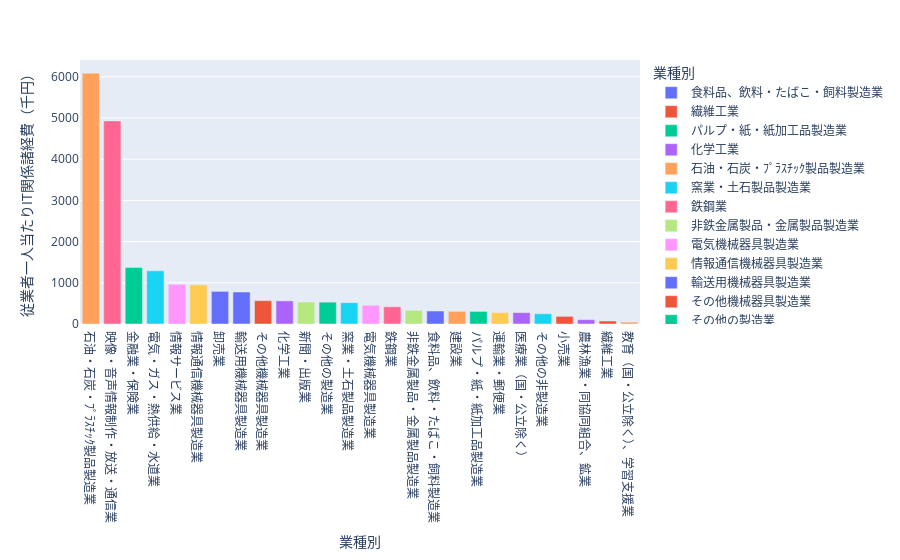

The notebook cell saved with this chart:
### Markdown cell above
## 産業における従業者一人当たりIT関係諸経費

### Code cell
#可視化必要データへ整形
df_v4_1tbl_melt_invst_perone = df_v4_1tbl_melt[df_v4_1tbl_melt['groupe']=='従業者一人当たりIT関係諸経費（千円）']

fig = px.bar(df_v4_1tbl_melt_invst_perone, x='業種別',y ='value',color='業種別')
## 産業におけるIt関係諸経費
#軸の設定等 何故かエラー？？？
# fig.update_layout(width=900,height=500,margin=dict(l=50,r=50,b=40,t=60),
#                   yaxis=dict(range=[0,200]),xaxis=dict(dtick=1, autorange=True))

fig.update_yaxes(title_text="従業者一人当たりIT関係諸経費（千円）")

#データを並び替え
fig.update_layout(xaxis={'categoryorder':'total descending'})

#グラフの表示
fig.show()

### Figure 1 — Plotly figure (JSON) as saved in the notebook; plotly's stock layout.template omitted (floating-point values rounded to 4 significant figures)
{"data": [{"alignmentgroup": "True", "hovertemplate": "業種別=%{x}<br>value=%{y}<extra></extra>", "legendgroup": "食料品、飲料・たばこ・飼料製造業", "marker": {"color": "#636efa", "pattern": {"shape": ""}}, "name": "食料品、飲料・たばこ・飼料製造業", "offsetgroup": "食料品、飲料・たばこ・飼料製造業", "orientation": "v", "showlegend": true, "textposition": "auto", "type": "bar", "x": ["食料品、飲料・たばこ・飼料製造業"], "xaxis": "x", "y": [315.2], "yaxis": "y"}, {"alignmentgroup": "True", "hovertemplate": "業種別=%{x}<br>value=%{y}<extra></extra>", "legendgroup": "繊維工業", "marker": {"color": "#EF553B", "pattern": {"shape": ""}}, "name": "繊維工業", "offsetgroup": "繊維工業", "orientation": "v", "showlegend": true, "textposition": "auto", "type": "bar", "x": ["繊維工業"], "xaxis": "x", "y": [73.59], "yaxis": "y"}, {"alignmentgroup": "True", "hovertemplate": "業種別=%{x}<br>value=%{y}<extra></extra>", "legendgroup": "パルプ・紙・紙加工品製造業", "marker": {"color": "#00cc96", "pattern": {"shape": ""}}, "name": "パルプ・紙・紙加工品製造業", "offsetgroup": "パルプ・紙・紙加工品製造業", "orientation": "v", "showlegend": true, "textposition": "auto", "type": "bar", "x": ["パルプ・紙・紙加工品製造業"], "xaxis": "x", "y": [305.7], "yaxis": "y"}, {"alignmentgroup": "True", "hovertemplate": "業種別=%{x}<br>value=%{y}<extra></extra>", "legendgroup": "化学工業", "marker": {"color": "#ab63fa", "pattern": {"shape": ""}}, "name": "化学工業", "offsetgroup": "化学工業", "orientation": "v", "showlegend": true, "textposition": "auto", "type": "bar", "x": ["化学工業"], "xaxis": "x", "y": [561.3], "yaxis": "y"}, {"alignmentgroup": "True", "hovertemplate": "業種別=%{x}<br>value=%{y}<extra></extra>", "legendgroup": "石油・石炭・ﾌﾟﾗｽﾁｯｸ製品製造業", "marker": {"color": "#FFA15A", "pattern": {"shape": ""}}, "name": "石油・石炭・ﾌﾟﾗｽﾁｯｸ製品製造業", "offsetgroup": "石油・石炭・ﾌﾟﾗｽﾁｯｸ製品製造業", "orientation": "v", "showlegend": true, "textposition": "auto", "type": "bar", "x": ["石油・石炭・ﾌﾟﾗｽﾁｯｸ製品製造業"], "xaxis": "x", "y": [6088.0], "yaxis": "y"}, {"alignmentgroup": "True", "hovertemplate": "業種別=%{x}<br>value=%{y}<extra></extra>", "legendgroup": "窯業・土石製品製造業", "marker": {"color": "#19d3f3", "pattern": {"shape": ""}}, "name": "窯業・土石製品製造業", "offsetgroup": "窯業・土石製品製造業", "orientation": "v", "showlegend": true, "textposition": "auto", "type": "bar", "x": ["窯業・土石製品製造業"], "xaxis": "x", "y": [517.6], "yaxis": "y"}, {"alignmentgroup": "True", "hovertemplate": "業種別=%{x}<br>value=%{y}<extra></extra>", "legendgroup": "鉄鋼業", "marker": {"color": "#FF6692", "pattern": {"shape": ""}}, "name": "鉄鋼業", "offsetgroup": "鉄鋼業", "orientation": "v", "showlegend": true, "textposition": "auto", "type": "bar", "x": ["鉄鋼業"], "xaxis": "x", "y": [418.0], "yaxis": "y"}, {"alignmentgroup": "True", "hovertemplate": "業種別=%{x}<br>value=%{y}<extra></extra>", "legendgroup": "非鉄金属製品・金属製品製造業", "marker": {"color": "#B6E880", "pattern": {"shape": ""}}, "name": "非鉄金属製品・金属製品製造業", "offsetgroup": "非鉄金属製品・金属製品製造業", "orientation": "v", "showlegend": true, "textposition": "auto", "type": "bar", "x": ["非鉄金属製品・金属製品製造業"], "xaxis": "x", "y": [331.8], "yaxis": "y"}, {"alignmentgroup": "True", "hovertemplate": "業種別=%{x}<br>value=%{y}<extra></extra>", "legendgroup": "電気機械器具製造業", "marker": {"color": "#FF97FF", "pattern": {"shape": ""}}, "name": "電気機械器具製造業", "offsetgroup": "電気機械器具製造業", "orientation": "v", "showlegend": true, "textposition": "auto", "type": "bar", "x": ["電気機械器具製造業"], "xaxis": "x", "y": [454.3], "yaxis": "y"}, {"alignmentgroup": "True", "hovertemplate": "業種別=%{x}<br>value=%{y}<extra></extra>", "legendgroup": "情報通信機械器具製造業", "marker": {"color": "#FECB52", "pattern": {"shape": ""}}, "name": "情報通信機械器具製造業", "offsetgroup": "情報通信機械器具製造業", "orientation": "v", "showlegend": true, "textposition": "auto", "type": "bar", "x": ["情報通信機械器具製造業"], "xaxis": "x", "y": [950.5], "yaxis": "y"}, {"alignmentgroup": "True", "hovertemplate": "業種別=%{x}<br>value=%{y}<extra></extra>", "legendgroup": "輸送用機械器具製造業", "marker": {"color": "#636efa", "pattern": {"shape": ""}}, "name": "輸送用機械器具製造業", "offsetgroup": "輸送用機械器具製造業", "orientation": "v", "showlegend": true, "textposition": "auto", "type": "bar", "x": ["輸送用機械器具製造業"], "xaxis": "x", "y": [776.2], "yaxis": "y"}, {"alignmentgroup": "True", "hovertemplate": "業種別=%{x}<br>value=%{y}<extra></extra>", "legendgroup": "その他機械器具製造業", "marker": {"color": "#EF553B", "pattern": {"shape": ""}}, "name": "その他機械器具製造業", "offsetgroup": "その他機械器具製造業", "orientation": "v", "showlegend": true, "textposition": "auto", "type": "bar", "x": ["その他機械器具製造業"], "xaxis": "x", "y": [566.9], "yaxis": "y"}, {"alignmentgroup": "True", "hovertemplate": "業種別=%{x}<br>value=%{y}<extra></extra>", "legendgroup": "その他の製造業", "marker": {"color": "#00cc96", "pattern": {"shape": ""}}, "name": "その他の製造業", "offsetgroup": "その他の製造業", "orientation": "v", "showlegend": true, "textposition": "auto", "type": "bar", "x": ["その他の製造業"], "xaxis": "x", "y": [530.3], "yaxis": "y"}, {"alignmentgroup": "True", "hovertemplate": "業種別=%{x}<br>value=%{y}<extra></extra>", "legendgroup": "農林漁業・同協同組合、鉱業", "marker": {"color": "#ab63fa", "pattern": {"shape": ""}}, "name": "農林漁業・同協同組合、鉱業", "offsetgroup": "農林漁業・同協同組合、鉱業", "orientation": "v", "showlegend": true, "textposition": "auto", "type": "bar", "x": ["農林漁業・同協同組合、鉱業"], "xaxis": "x", "y": [105.0], "yaxis": "y"}, {"alignmentgroup": "True", "hovertemplate": "業種別=%{x}<br>value=%{y}<extra></extra>", "legendgroup": "建設業", "marker": {"color": "#FFA15A", "pattern": {"shape": ""}}, "name": "建設業", "offsetgroup": "建設業", "orientation": "v", "showlegend": true, "textposition": "auto", "type": "bar", "x": ["建設業"], "xaxis": "x", "y": [306.1], "yaxis": "y"}, {"alignmentgroup": "True", "hovertemplate": "業種別=%{x}<br>value=%{y}<extra></extra>", "legendgroup": "電気・ガス・熱供給・水道業", "marker": {"color": "#19d3f3", "pattern": {"shape": ""}}, "name": "電気・ガス・熱供給・水道業", "offsetgroup": "電気・ガス・熱供給・水道業", "orientation": "v", "showlegend": true, "textposition": "auto", "type": "bar", "x": ["電気・ガス・熱供給・水道業"], "xaxis": "x", "y": [1291.0], "yaxis": "y"}, {"alignmentgroup": "True", "hovertemplate": "業種別=%{x}<br>value=%{y}<extra></extra>", "legendgroup": "映像・音声情報制作・放送・通信業", "marker": {"color": "#FF6692", "pattern": {"shape": ""}}, "name": "映像・音声情報制作・放送・通信業", "offsetgroup": "映像・音声情報制作・放送・通信業", "orientation": "v", "showlegend": true, "textposition": "auto", "type": "bar", "x": ["映像・音声情報制作・放送・通信業"], "xaxis": "x", "y": [4930.0], "yaxis": "y"}, {"alignmentgroup": "True", "hovertemplate": "業種別=%{x}<br>value=%{y}<extra></extra>", "legendgroup": "新聞・出版業", "marker": {"color": "#B6E880", "pattern": {"shape": ""}}, "name": "新聞・出版業", "offsetgroup": "新聞・出版業", "orientation": "v", "showlegend": true, "textposition": "auto", "type": "bar", "x": ["新聞・出版業"], "xaxis": "x", "y": [534.0], "yaxis": "y"}, {"alignmentgroup": "True", "hovertemplate": "業種別=%{x}<br>value=%{y}<extra></extra>", "legendgroup": "情報サービス業", "marker": {"color": "#FF97FF", "pattern": {"shape": ""}}, "name": "情報サービス業", "offsetgroup": "情報サービス業", "orientation": "v", "showlegend": true, "textposition": "auto", "type": "bar", "x": ["情報サービス業"], "xaxis": "x", "y": [963.9], "yaxis": "y"}, {"alignmentgroup": "True", "hovertemplate": "業種別=%{x}<br>value=%{y}<extra></extra>", "legendgroup": "運輸業・郵便業", "marker": {"color": "#FECB52", "pattern": {"shape": ""}}, "name": "運輸業・郵便業", "offsetgroup": "運輸業・郵便業", "orientation": "v", "showlegend": true, "textposition": "auto", "type": "bar", "x": ["運輸業・郵便業"], "xaxis": "x", "y": [278.3], "yaxis": "y"}, {"alignmentgroup": "True", "hovertemplate": "業種別=%{x}<br>value=%{y}<extra></extra>", "legendgroup": "卸売業", "marker": {"color": "#636efa", "pattern": {"shape": ""}}, "name": "卸売業", "offsetgroup": "卸売業", "orientation": "v", "showlegend": true, "textposition": "auto", "type": "bar", "x": ["卸売業"], "xaxis": "x", "y": [791.9], "yaxis": "y"}, {"alignmentgroup": "True", "hovertemplate": "業種別=%{x}<br>value=%{y}<extra></extra>", "legendgroup": "小売業", "marker": {"color": "#EF553B", "pattern": {"shape": ""}}, "name": "小売業", "offsetgroup": "小売業", "orientation": "v", "showlegend": true, "textposition": "auto", "type": "bar", "x": ["小売業"], "xaxis": "x", "y": [185.0], "yaxis": "y"}, {"alignmentgroup": "True", "hovertemplate": "業種別=%{x}<br>value=%{y}<extra></extra>", "legendgroup": "金融業・保険業", "marker": {"color": "#00cc96", "pattern": {"shape": ""}}, "name": "金融業・保険業", "offsetgroup": "金融業・保険業", "orientation": "v", "showlegend": true, "textposition": "auto", "type": "bar", "x": ["金融業・保険業"], "xaxis": "x", "y": [1372.0], "yaxis": "y"}, {"alignmentgroup": "True", "hovertemplate": "業種別=%{x}<br>value=%{y}<extra></extra>", "legendgroup": "医療業（国・公立除く）", "marker": {"color": "#ab63fa", "pattern": {"shape": ""}}, "name": "医療業（国・公立除く）", "offsetgroup": "医療業（国・公立除く）", "orientation": "v", "showlegend": true, "textposition": "auto", "type": "bar", "x": ["医療業（国・公立除く）"], "xaxis": "x", "y": [276.1], "yaxis": "y"}, {"alignmentgroup": "True", "hovertemplate": "業種別=%{x}<br>value=%{y}<extra></extra>", "legendgroup": "教育（国・公立除く）、学習支援業", "marker": {"color": "#FFA15A", "pattern": {"shape": ""}}, "name": "教育（国・公立除く）、学習支援業", "offsetgroup": "教育（国・公立除く）、学習支援業", "orientation": "v", "showlegend": true, "textposition": "auto", "type": "bar", "x": ["教育（国・公立除く）、学習支援業"], "xaxis": "x", "y": [46.0], "yaxis": "y"}, {"alignmentgroup": "True", "hovertemplate": "業種別=%{x}<br>value=%{y}<extra></extra>", "legendgroup": "その他の非製造業", "marker": {"color": "#19d3f3", "pattern": {"shape": ""}}, "name": "その他の非製造業", "offsetgroup": "その他の非製造業", "orientation": "v", "showlegend": true, "textposition": "auto", "type": "bar", "x": ["その他の非製造業"], "xaxis": "x", "y": [248.8], "yaxis": "y"}], "layout": {"barmode": "relative", "legend": {"title": {"text": "業種別"}, "tracegroupgap": 0}, "margin": {"t": 60}, "xaxis": {"anchor": "y", "categoryarray": ["食料品、飲料・たばこ・飼料製造業", "繊維工業", "パルプ・紙・紙加工品製造業", "化学工業", "石油・石炭・ﾌﾟﾗｽﾁｯｸ製品製造業", "窯業・土石製品製造業", "鉄鋼業", "非鉄金属製品・金属製品製造業", "電気機械器具製造業", "情報通信機械器具製造業", "輸送用機械器具製造業", "その他機械器具製造業", "その他の製造業", "農林漁業・同協同組合、鉱業", "建設業", "電気・ガス・熱供給・水道業", "映像・音声情報制作・放送・通信業", "新聞・出版業", "情報サービス業", "運輸業・郵便業", "卸売業", "小売業", "金融業・保険業", "医療業（国・公立除く）", "教育（国・公立除く）、学習支援業", "その他の非製造業"], "categoryorder": "total descending", "domain": [0, 1], "title": {"text": "業種別"}}, "yaxis": {"anchor": "x", "domain": [0, 1], "title": {"text": "従業者一人当たりIT関係諸経費（千円）"}}}}
